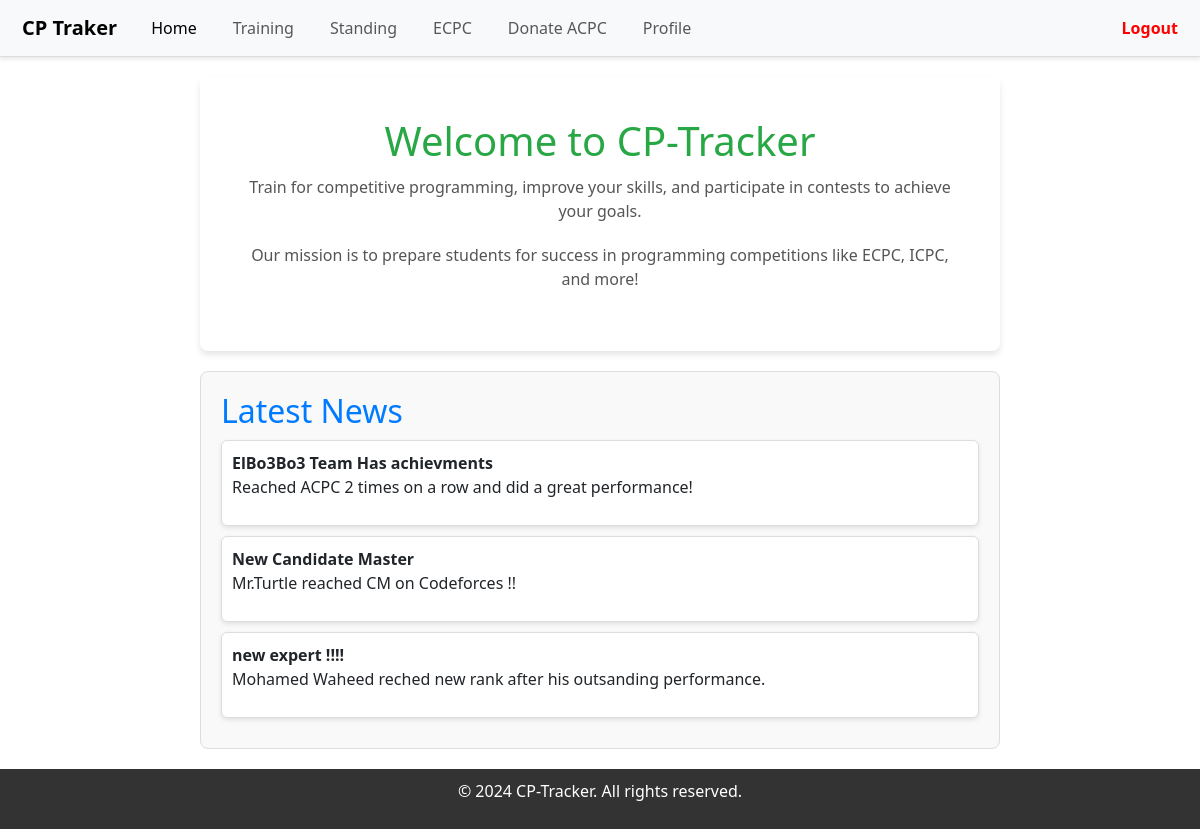
The app's page /home/home.php with its own data.
### tables this page shows
CREATE TABLE `news` (
  `news_id` int(11) NOT NULL,
  `news_text` text NOT NULL,
  `news_date` date NOT NULL DEFAULT current_timestamp()
);

### admin/admin_home/functions.php (called while the page is built, shortened)
<?php
$conn = mysqli_connect(
        "localhost",
        "root",
        "",
        "cp-tracker"
);
function fetch_news()
{
        global $conn;
        $query = "SELECT *
                FROM `news`
                order by `news_id` desc";
        $result = mysqli_query($conn, $query);
        return $result;
}
?>

### home/home.php (the view, shortened to what this page needs)
<!DOCTYPE html>
<html lang="en">
<head>
    <link rel="stylesheet" href="home_style.css">
    <link rel="stylesheet" href="https://cdn.jsdelivr.net/npm/bootstrap@5.3.3/dist/css/bootstrap.min.css">
</head>
<body>
    <nav class="navbar navbar-expand-lg bg-body-tertiary">
        <div class="container-fluid">
            <a class="navbar-brand" href="#">CP Traker</a>
            <div class="collapse navbar-collapse" id="navbarSupportedContent">
                <ul class="navbar-nav me-auto mb-2 mb-lg-0">
                    <li class="nav-item">
                        <a class="nav-link active" aria-current="page" href="../home/home.php">Home</a>
                    </li>
                    <li class="nav-item">
                        <a class="nav-link" href="../topics/topics.php">Training</a>
                    </li>
                    <li class="nav-item">
                        <a class="nav-link" href="../standings/standings.php">Standing</a>
                    </li>
                    <li class="nav-item">
                        <a class="nav-link" href="../teams/ecpc.php">ECPC</a>
                    </li>
                    <li class="nav-item">
                        <a class="nav-link" href="../donate/donate.php">Donate ACPC</a>
                    </li>
                    <li class="nav-item">
                        <a class="nav-link" href="../profile_page/profile.php">Profile</a>
                    </li>
                </ul>
                <a class="nav-link ms-auto" href="../logout.php" style="color:red;font-weight: bold;">Logout</a>
            </div>
        </div>
    </nav>
    <section class="home-content">
        <h1>Welcome to CP-Tracker</h1>
        <p>Train for competitive programming, improve your skills, and participate in contests to achieve your goals.
        </p>
        <p>Our mission is to prepare students for success in programming competitions like ECPC, ICPC, and more!</p>
    </section>
    <section class="news-section">
        <h2>Latest News</h2>
        <?php
        require_once '../admin/admin_home/functions.php';
        $news = fetch_news();
        while ($it = $news->fetch_assoc()) {
            $text = explode(':', $it['news_text']);
            echo <<<HTML
            <div class="news-item">
                <p><strong>$text[0] </strong><br> $text[1]</p>
            </div>
            HTML;
        }
        ?>
    </section>
    <footer>
        <p>&copy; 2024 CP-Tracker. All rights reserved.</p>
    </footer>
</body>
</html>

### home/home_style.css (style rules this page uses)
* { margin: 0; padding: 0; box-sizing: border-box; }
body { font-family: Arial, sans-serif; line-height: 1.6; background-color: #f8f9fa; color: #333; }
nav { display: flex; justify-content: space-between; align-items: center; background-color: #f5f5f5; padding: 10px 20px; border-bottom: 1px solid #ddd; box-shadow: 0 2px 4px rgba(0, 0, 0, 0.1); }
nav a { color: #333; text-decoration: none; margin: 0 10px; font-weight: bold; }
.home-content { background-color: white; padding: 40px; text-align: center; margin: 20px auto; width: 80%; max-width: 800px; box-shadow: 0 4px 6px rgba(0, 0, 0, 0.1); border-radius: 8px; }
.home-content h1 { color: #28a745; margin-bottom: 10px; }
.home-content p { margin-bottom: 20px; color: #555; }
.news-section { background-color: #f9f9f9; padding: 20px; margin: 20px auto; width: 80%; max-width: 800px; border: 1px solid #ddd; border-radius: 8px; }
.news-section h2 { color: #007BFF; margin-bottom: 10px; }
.news-item { margin-bottom: 10px; padding: 10px; background-color: white; border: 1px solid #ddd; border-radius: 6px; box-shadow: 0 2px 4px rgba(0, 0, 0, 0.1); }
footer { text-align: center; padding: 10px; background-color: #333; color: white; margin-top: 20px; }

### records on screen
news: news_text "ElBo3Bo3 Team Has achievments", news_text "Reached ACPC 2 times on a row and did a great performance!"
news: news_text "New Candidate Master", news_text "Mr.Turtle reached CM on Codeforces !!"
news: news_text "new expert !!!!", news_text "Mohamed Waheed reched new rank after his outsanding performance."
